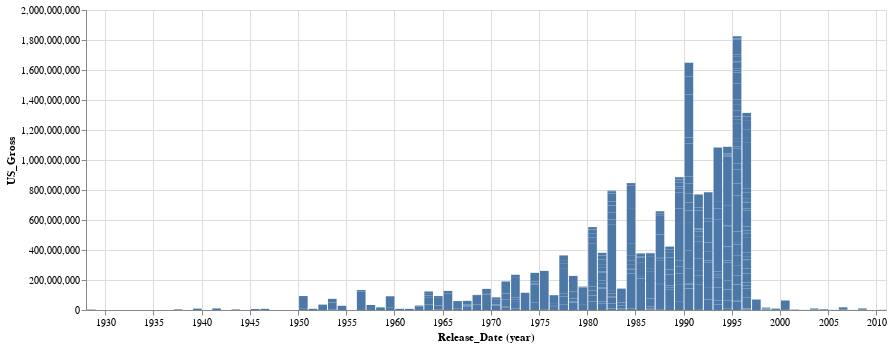

This figure's notebook cell:
### Markdown cell above
The bars look better, but we have a new issue where there's loads of white lines in our bars. What's causing this?

There is still one bar for each movie, they are just smaller and stacked on top of each other. We can prove this with a tooltip.

### Code cell
gross_with_tt = alt.Chart(movies_filtered).mark_bar().encode(
    x = alt.X('year(Release_Date)'),
    y = alt.Y('US_Gross'),
    tooltip=['US_Gross', 'Release_Date'],
).properties(width=800)

gross_with_tt

### Figure 1 — Vega-Lite specification as saved in the notebook (floating-point values rounded to 4 significant figures; data arrays with more than 128 entries replaced by an {"elided": "..."} marker saying what was removed)
{"config": {"view": {"continuousWidth": 300, "continuousHeight": 300}}, "data": {"name": "data-0bdad61e92be6e7cce0493ae865fad98"}, "mark": {"type": "bar"}, "encoding": {"tooltip": [{"field": "US_Gross", "type": "quantitative"}, {"field": "Release_Date", "type": "temporal"}], "x": {"field": "Release_Date", "timeUnit": "year", "type": "temporal"}, "y": {"field": "US_Gross", "type": "quantitative"}}, "width": 800, "$schema": "https://vega.github.io/schema/vega-lite/v5.20.1.json", "datasets": {"data-0bdad61e92be6e7cce0493ae865fad98": {"elided": "483 records"}}}
